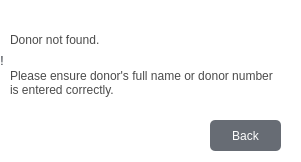
<?xml version="1.0" encoding="UTF-8"?>
<ui version="4.0">
 <class>Dialog</class>
 <widget class="QDialog" name="Dialog">
  <property name="geometry">
   <rect>
    <x>0</x>
    <y>0</y>
    <width>301</width>
    <height>162</height>
   </rect>
  </property>
  <property name="windowTitle">
   <string>Dialog</string>
  </property>
  <property name="styleSheet">
   <string notr="true">background: white;</string>
  </property>
  <widget class="QWidget" name="horizontalLayoutWidget_2">
   <property name="geometry">
    <rect>
     <x>0</x>
     <y>21</y>
     <width>281</width>
     <height>80</height>
    </rect>
   </property>
   <layout class="QHBoxLayout" name="horizontalLayout_2">
    <item>
     <widget class="QLabel" name="label">
      <property name="styleSheet">
       <string notr="true">font: 26pt &quot;MS Shell Dlg 2&quot;;
color: rgb(43, 48, 56);</string>
      </property>
      <property name="text">
       <string>!</string>
      </property>
      <property name="alignment">
       <set>Qt::AlignCenter</set>
      </property>
     </widget>
    </item>
    <item>
     <layout class="QVBoxLayout" name="verticalLayout">
      <item>
       <widget class="QLabel" name="label_2">
        <property name="styleSheet">
         <string notr="true">color:rgb(75, 75, 75);
font: 9pt &quot;MS Shell Dlg 2&quot;;
</string>
        </property>
        <property name="text">
         <string>Donor not found.</string>
        </property>
        <property name="wordWrap">
         <bool>true</bool>
        </property>
       </widget>
      </item>
      <item>
       <widget class="QLabel" name="label_3">
        <property name="styleSheet">
         <string notr="true">color:rgb(75, 75, 75);
font: 9pt &quot;MS Shell Dlg 2&quot;;</string>
        </property>
        <property name="text">
         <string>Please ensure donor's full name or donor number is entered correctly.</string>
        </property>
        <property name="wordWrap">
         <bool>true</bool>
        </property>
       </widget>
      </item>
     </layout>
    </item>
   </layout>
  </widget>
  <widget class="QWidget" name="horizontalLayoutWidget">
   <property name="geometry">
    <rect>
     <x>210</x>
     <y>120</y>
     <width>71</width>
     <height>31</height>
    </rect>
   </property>
   <layout class="QHBoxLayout" name="horizontalLayout">
    <item>
     <widget class="QPushButton" name="back">
      <property name="enabled">
       <bool>true</bool>
      </property>
      <property name="sizePolicy">
       <sizepolicy hsizetype="Minimum" vsizetype="Minimum">
        <horstretch>0</horstretch>
        <verstretch>0</verstretch>
       </sizepolicy>
      </property>
      <property name="cursor">
       <cursorShape>PointingHandCursor</cursorShape>
      </property>
      <property name="styleSheet">
       <string notr="true">border: none;
background:rgb(103, 108, 116);
border-radius: 5%;
font: 700 10pt &quot;Trebuchet MS&quot;;
padding-top: 5;
padding-bottom: 5;
padding-left: 15;
padding-right: 15;
color: white;
letter-spacing: .2rem
</string>
      </property>
      <property name="text">
       <string>Back</string>
      </property>
      <property name="iconSize">
       <size>
        <width>12</width>
        <height>16</height>
       </size>
      </property>
     </widget>
    </item>
   </layout>
  </widget>
 </widget>
 <resources/>
 <connections/>
</ui>
